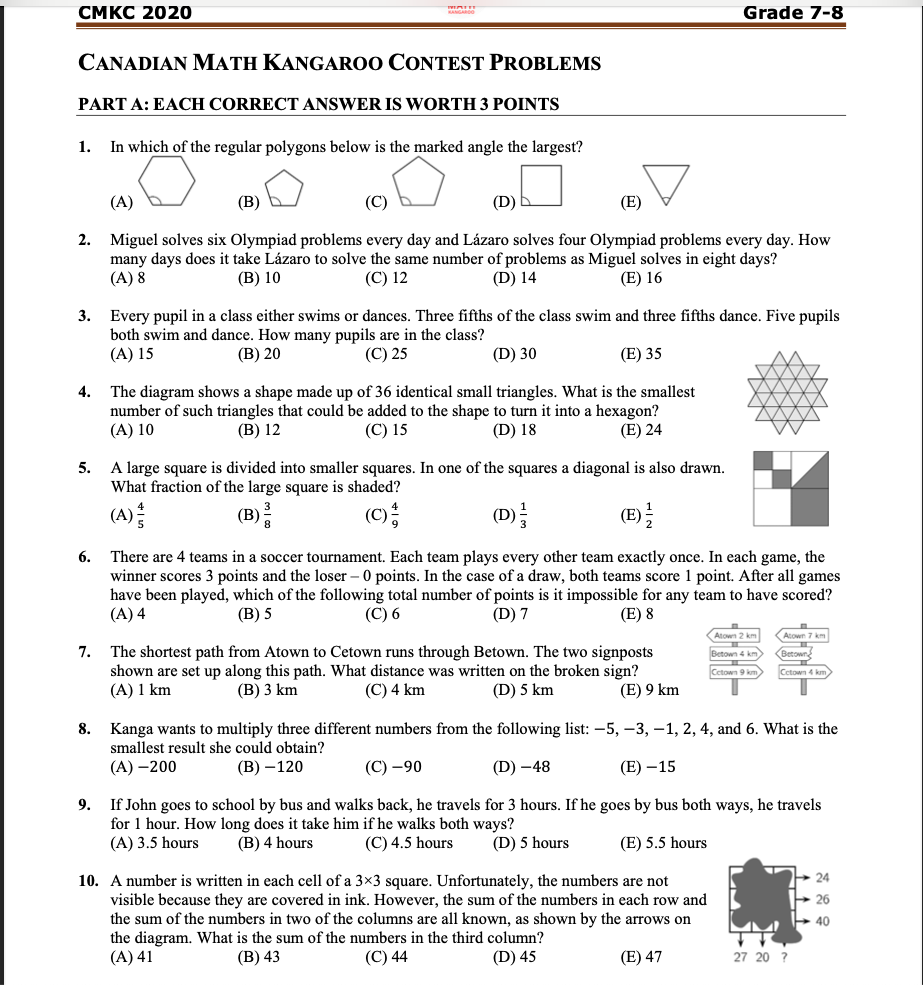
#> input picture HW3/SampleAssessments/simple-test-blank.png, 923 x 985 px, found by its file name
$ python question_extractor.py
#> lines starting #> are read from the running program, lines starting #| are printed output that depends on the picture
import pytesseract
import cv2
import numpy as np
import re
from PIL import Image , ImageEnhance

def process_image(image_path, brightness_factor=1.5, contrast_factor=1.3):
    """
    Process an image for better OCR results with enhanced brightness and contrast.

    Args:
        image_path (str): Path to the image file
        brightness_factor (float): Factor to increase brightness (>1 brightens, <1 darkens)
        contrast_factor (float): Factor to increase contrast (>1 increases, <1 decreases)

    Returns:
        str: Extracted text from the image

    Raises:
        FileNotFoundError: If the image file doesn't exist
        PIL.UnidentifiedImageError: If the file is not a valid image
    """
#> called with brightness_factor = 1.5, contrast_factor = 1.3
    # Read image
    img = Image.open(image_path)
#> img is the input picture: PIL image 923x985 RGBA; mean R, G, B, A 235.7, 235.4, 235.2, 255

    # Convert to RGB if in RGBA mode
    if img.mode == 'RGBA':
        img = img.convert('RGB')
#> img: PIL image 923x985 RGB

    # Enhance brightness
    enhancer = ImageEnhance.Brightness(img)
    img = enhancer.enhance(brightness_factor)
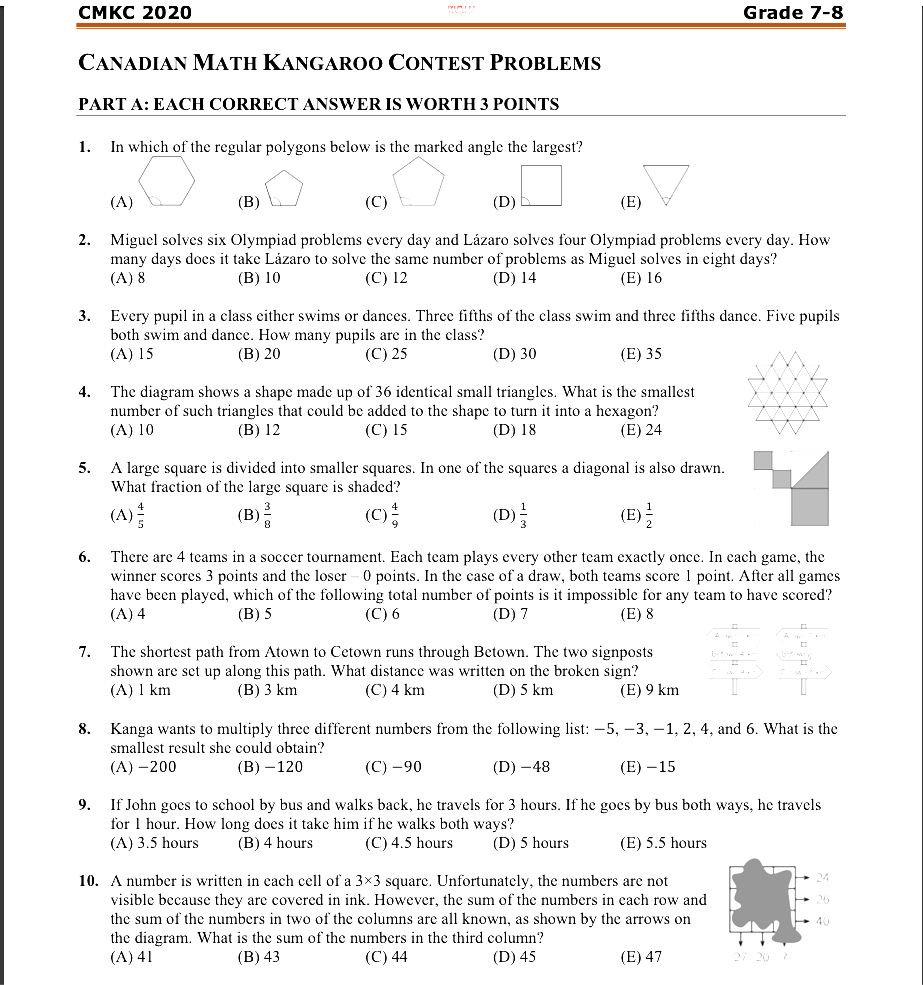
#> img: PIL image 923x985 RGB; mean R, G, B 241, 240.6, 240.3

    # Enhance contrast
    enhancer = ImageEnhance.Contrast(img)
    img = enhancer.enhance(contrast_factor)

    # Convert to OpenCV format for additional processing
    img_cv = cv2.cvtColor(np.array(img), cv2.COLOR_RGB2BGR)

    # Convert to grayscale
    gray = cv2.cvtColor(img_cv, cv2.COLOR_BGR2GRAY)

    # Apply adaptive thresholding
    thresh = cv2.adaptiveThreshold(
        gray, 255, cv2.ADAPTIVE_THRESH_GAUSSIAN_C, cv2.THRESH_BINARY, 11, 2
    )
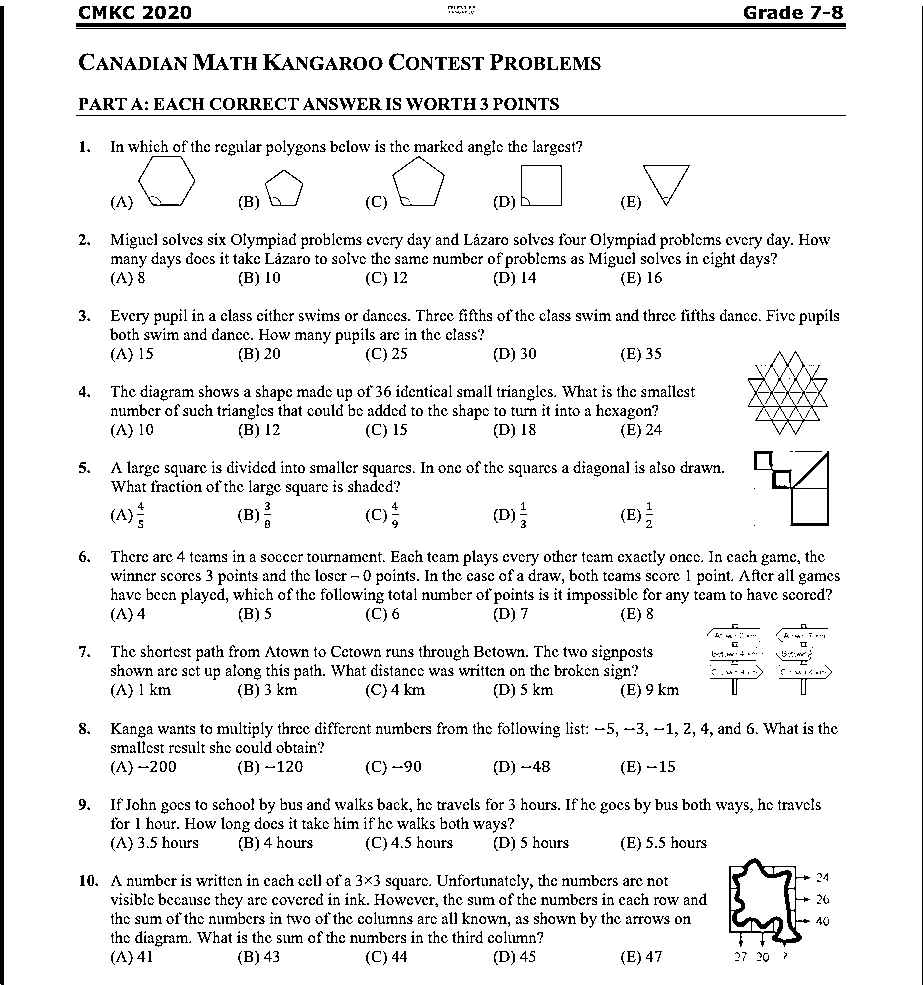
#> thresh: shape (985, 923); 92.3% white; black in thin lines or dots

    # Denoise
    denoised = cv2.fastNlMeansDenoising(thresh)

    # Convert back to PIL Image
    enhanced_img = Image.fromarray(denoised)

    # Extract text using Tesseract with improved configuration
    custom_config = r'--oem 3 --psm 6'
    text = pytesseract.image_to_string(enhanced_img, config=custom_config)

    return text

# [42 lines left out: functions extract_questions, format_question, not called in this run]

def main():
    image_path = "HW3/SampleAssessments/simple-test-blank.png"

    # Get text from image
    text = process_image(image_path)

    # Extract questions
    questions = extract_questions(text)

    # Print results
    print("\nExtracted Questions:")
    print("=" * 50)
    for i, q in enumerate(questions, 1):
        print(format_question(q))
        print("-" * 50)
    print(f"\nTotal questions found: {len(questions)}")

if __name__ == "__main__":
    main()
#> (the call stopped at in process_image, `text = pytesseract.image_to_string(enhanced_img, config=custom_config)`: pytesseract is not available in this run)
